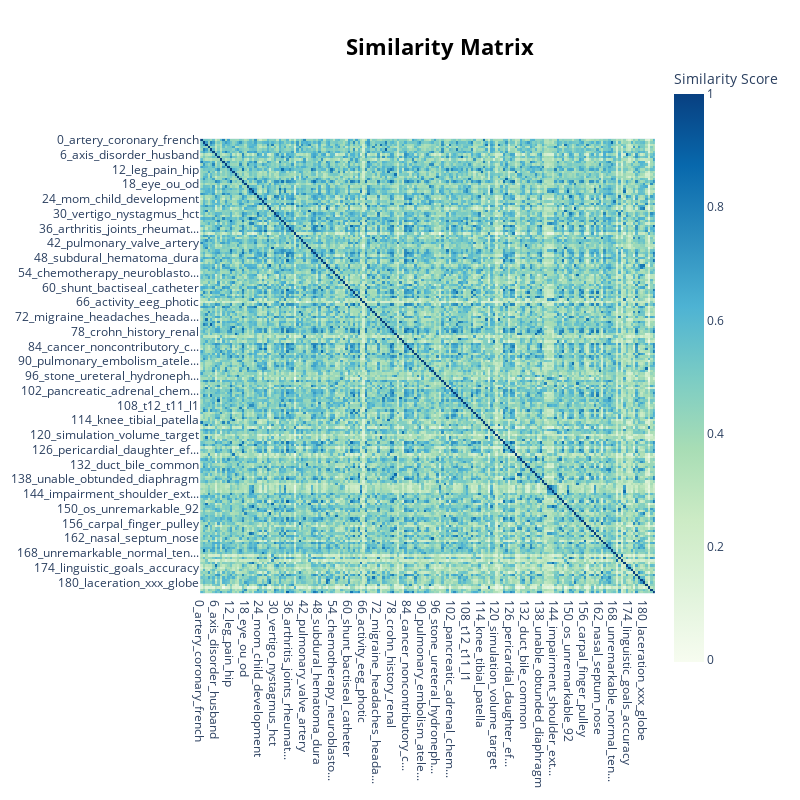

Notebook source saved alongside this figure:
### Code cell
topic_model.visualize_heatmap()      # Similarity heatmap

### Figure 1 — Plotly figure (JSON) as saved in the notebook; plotly's stock layout.template omitted (floating-point values rounded to 4 significant figures; data arrays with more than 128 entries replaced by an {"elided": "..."} marker saying what was removed)
{"data": [{"coloraxis": "coloraxis", "hovertemplate": "x: %{x}<br>y: %{y}<br>Similarity Score: %{z}<extra></extra>", "name": "0", "type": "heatmap", "x": {"elided": "185 str values"}, "xaxis": "x", "y": {"elided": "185 str values"}, "yaxis": "y", "z": {"elided": "185x185 float values"}}], "layout": {"coloraxis": {"colorbar": {"title": {"text": "Similarity Score"}}, "colorscale": [[0, "rgb(247,252,240)"], [0.125, "rgb(224,243,219)"], [0.25, "rgb(204,235,197)"], [0.375, "rgb(168,221,181)"], [0.5, "rgb(123,204,196)"], [0.625, "rgb(78,179,211)"], [0.75, "rgb(43,140,190)"], [0.875, "rgb(8,104,172)"], [1, "rgb(8,64,129)"]]}, "height": 800, "hoverlabel": {"bgcolor": "white", "font": {"family": "Rockwell", "size": 16}}, "legend": {"title": {"text": "Trend"}}, "margin": {"t": 60}, "showlegend": true, "title": {"font": {"color": "Black", "size": 22}, "text": "<b>Similarity Matrix</b>", "x": 0.55, "xanchor": "center", "y": 0.95, "yanchor": "top"}, "width": 800, "xaxis": {"anchor": "y", "constrain": "domain", "domain": [0, 1], "scaleanchor": "y"}, "yaxis": {"anchor": "x", "autorange": "reversed", "constrain": "domain", "domain": [0, 1]}}}
